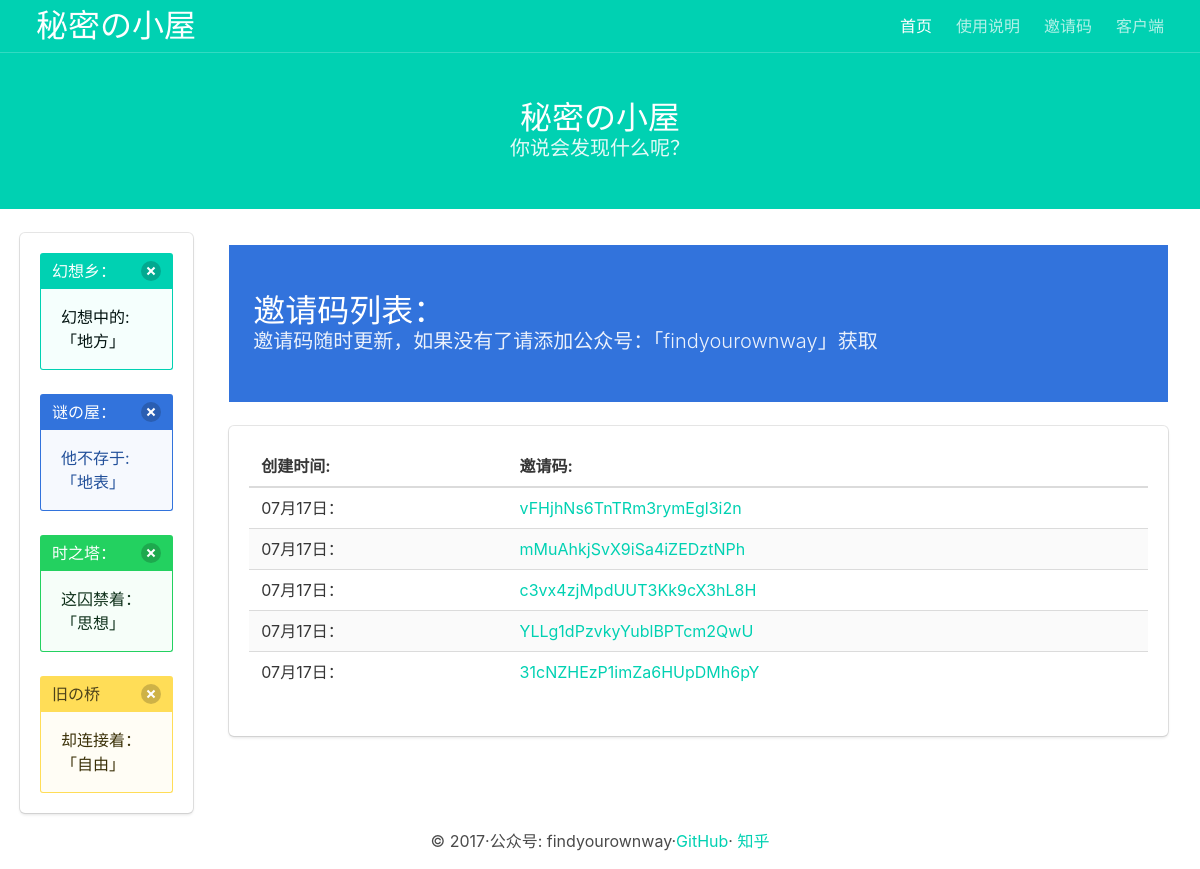
Page /ssinvite/ on the earlier database version.
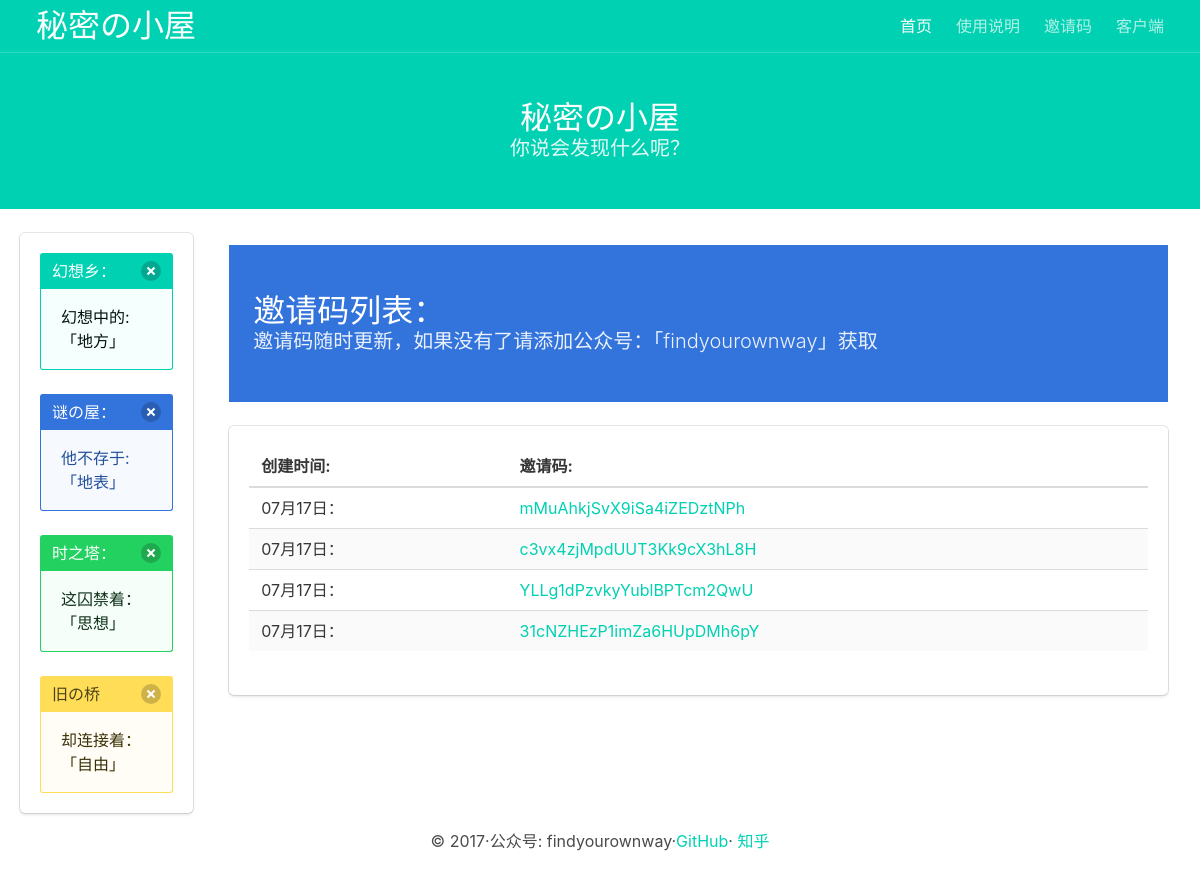
Same page on the later database version.
### shadowsocks/models.py (models this page shows, shortened)
class InviteCode(models.Model):
    code = models.CharField(
        '邀请码',
        primary_key=True,
        blank=True,
        max_length=40,
        default=get_long_random_string
    )
    time_created = models.DateTimeField(
        '创建时间',
        editable=False,
        auto_now_add=True
    )
    class Meta:
        verbose_name_plural = '邀请码'
        ordering = ('-time_created',)

### shadowsocks/views.py (the view)
# urls.py: url(r'^ssinvite/$',views.ssinvite,name='ssinvite'),
def ssinvite(request):
    codelist = InviteCode.objects.all()
    context = {'codelist': codelist, }
    return render(request, 'sspanel/invite.html', context=context)

### templates/sspanel/invite.html
{% extends 'base.html' %} {% block main %}
<div class="column is-12">
    <section class="hero is-info is-smaill">
        <div class="hero-body">
            <div class="container">
                <h1 class="title">
                    邀请码列表：
                </h1>
                <h2 class="subtitle">
                    邀请码随时更新，如果没有了请添加公众号：「findyourownway」获取
                </h2>
            </div>
        </div>
    </section>
</div>
<div class="column is-12">
    <div class="box">
        <div class="content">
            <table class="table is-striped">
                <thead>
                    <tr>
                        <th>创建时间:</th>
                        <th>邀请码:</th>
                    </tr>
                </thead>
                {% for code in codelist %}
                <tr>
                    <td>{{ code.time_created|date:"m月d日" }}：</td>
                    <td>
                        <a href="{% url 'shadowsocks:passinvitecode' code.code %}" code.code }}>
                            {{ code.code }}
                        </a>
                    </td>
                </tr>
                {% empty %}
                <h2 class="subtitle">
                    哦哦哦，用完了！
                </h2>
                {% endfor %}
            </table>
        </div>
    </div>
</div>
{% endblock main%}

Differences in the rows shown:
removed InviteCode: time_created "07月17日", code "vFHjhNs6TnTRm3rymEgl3i2n"
